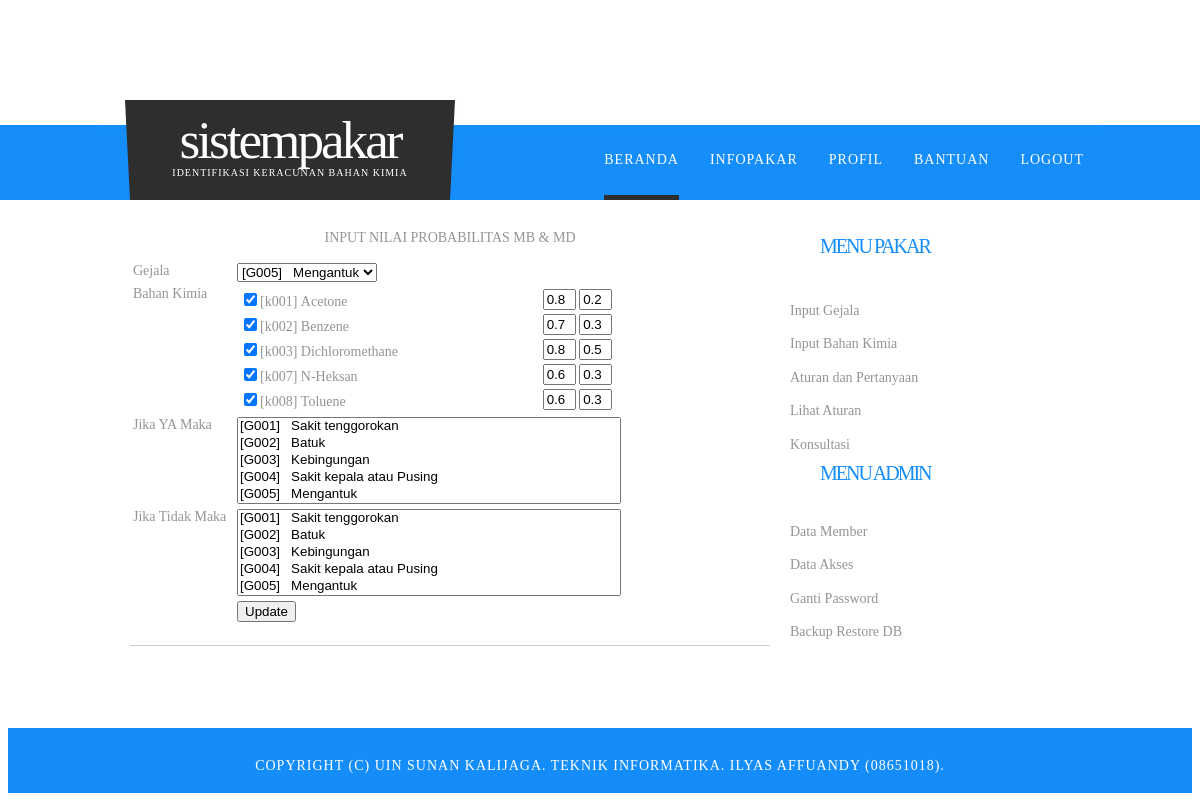
Before: /home.php?page=aturan&action=edit&id_gejala=G005 (signed in) with the older database file.
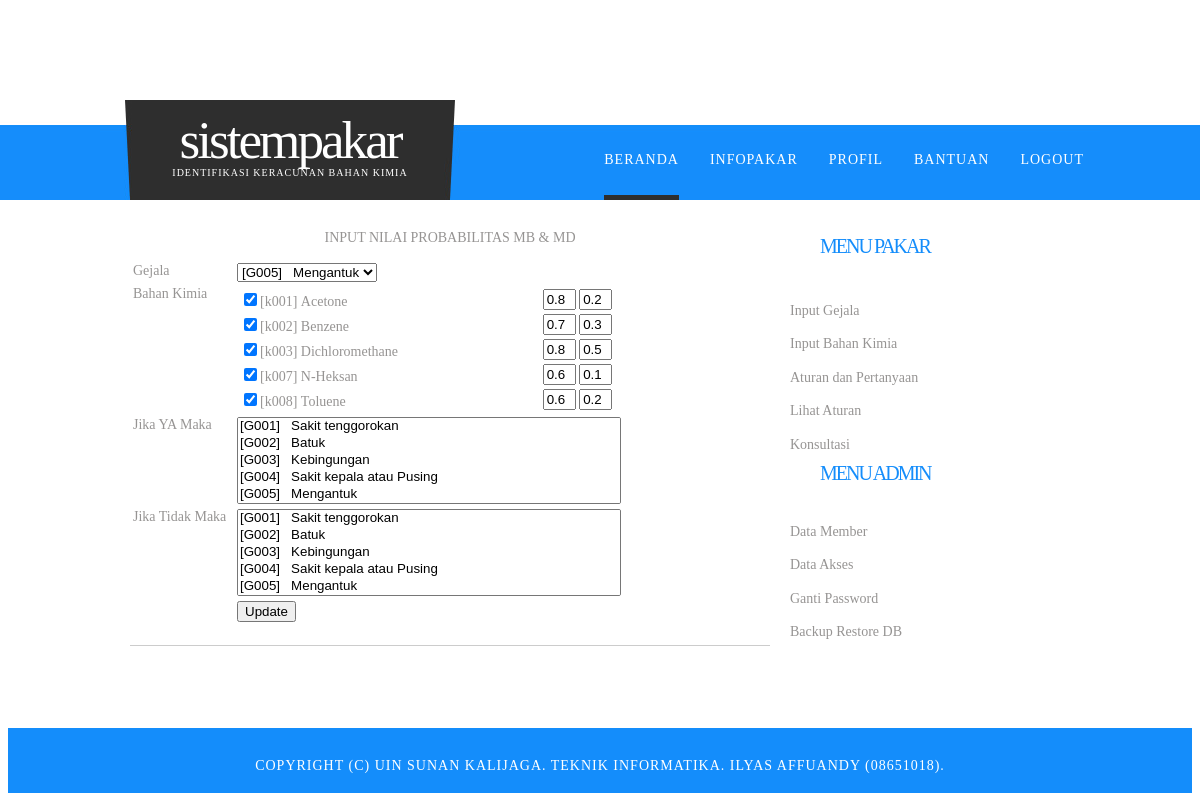
After: the same page with the newer database file.
### tables this page shows
CREATE TABLE IF NOT EXISTS `relasi` (
  `id_r` int(3) NOT NULL AUTO_INCREMENT,
  `idg` varchar(4) NOT NULL,
  `idk` varchar(4) NOT NULL,
  `mb` float NOT NULL,
  `md` float NOT NULL,
  PRIMARY KEY (`id_r`)
);

CREATE TABLE IF NOT EXISTS `kimia` (
  `idk` varchar(4) NOT NULL,
  `nm_kimia` varchar(35) NOT NULL,
  `nama_lain` text NOT NULL,
  `definisi` text NOT NULL,
  `pencegahan` text NOT NULL,
  `solusi` text NOT NULL,
  PRIMARY KEY (`idk`)
);

### page/aturan.php (the view, shortened to what this page needs)
<div>
<center>INPUT NILAI PROBABILITAS MB & MD<center><p>
</div>
 <form action="" id="form" method="post">
				<table>
			<tr valign="top">
			<td width="100">Gejala</td>
			 <td>
		            <select name="idg" >
					<?php
					if($_GET['action']=='edit'){
					   $query = "SELECT * FROM gejala WHERE idg = '$_GET[id_gejala]'";
					}else{
					   $query = "SELECT * FROM gejala ORDER BY idg ASC";
					}
					$result = mysql_query($query);
					while ($rows = mysql_fetch_array($result)) {
					echo '<option value="'.$rows[idg].'">['.$rows[idg].']&nbsp;&nbsp;&nbsp;'.$rows[gejala].'</option>';
					}
					?>
					</select>
                </td>
			</tr>
			<tr valign="top">
			<td width="100">Bahan Kimia</td>
			 <td width="10">
					<table width="100%">
		          	<?php
					if($_GET['action']=='edit'){
					   if($_GET['action']=='edit'){
					   $query = "SELECT k.idk, k.nm_kimia, r.mb, r.md FROM relasi r
								LEFT JOIN gejala g ON r.idg = g.idg
								LEFT JOIN kimia k ON r.idk = k.idk
								WHERE r.idg = '$_GET[id_gejala]'";
						}
					}else{
						$query = "SELECT * FROM kimia ORDER BY idk ASC";
					}
					$result = mysql_query($query);
					$no=1;
					while ($rows = mysql_fetch_array($result)) {
					echo "<tr>
					<td width='80%'><input type='checkbox' value='".$rows['idk']."' name='mk".$no."' checked/>[".$rows['idk']."]&nbsp;".$rows['nm_kimia']."</td>
					<td><input type=text name='mb".$no."' size=1 placeholder='MB' value = '".$rows['mb']."'/>
					<input type=text name='md".$no."' size=1 placeholder='MD' value = '".$rows['md']."'><td></tr>";
					$no++;
					}
					?>
					</table>
				</td>
			</tr>
			<tr valign="top">
			<td width="100">Jika YA Maka</td>
			 <td width="10">
		            <select name="g_ya" size=5>
					<?php
					$query = "SELECT * FROM gejala ORDER BY idg ASC";
					$result = mysql_query($query);
					while ($rows = mysql_fetch_array($result)) {
					echo '<option value="'.$rows[idg].'">['.$rows[idg].']&nbsp;&nbsp;&nbsp;'.$rows[gejala].'</option>';
					}
					?>
					</select>
                </td>
			</tr>
			<tr valign="top">
			<td width="100">Jika Tidak Maka</td>
			 <td width="10">
		            <select name="g_tidak" size=5>
					<?php
					$query = "SELECT * FROM gejala ORDER BY idg ASC";
					$result = mysql_query($query);
					while ($rows = mysql_fetch_array($result)) {
					echo '<option value="'.$rows[idg].'">['.$rows[idg].']&nbsp;&nbsp;&nbsp;'.$rows[gejala].'</option>';
					}
					?>
					</select>
                </td>
			<tr valign="top">
			<td width="75"></td>
			<td><?php if (isset($_GET['action'])=='edit'){
				echo '<input class="button" type="submit" value="Update" name="update" />';
				}else{
				echo '<input class="button" type="submit" value="Simpan" name="simpan" />';}
			?></td>
			</tr>
				</table>
</form>

Changed rows visible on the page:
removed relasi: kimia.idk "k007", kimia.nm_kimia "N-Heksan", mb "0.6", md "0.3"
removed relasi: kimia.idk "k008", kimia.nm_kimia "Toluene", mb "0.6", md "0.3"
added relasi: kimia.idk "k007", kimia.nm_kimia "N-Heksan", mb "0.6", md "0.1"
added relasi: kimia.idk "k008", kimia.nm_kimia "Toluene", mb "0.6", md "0.2"
